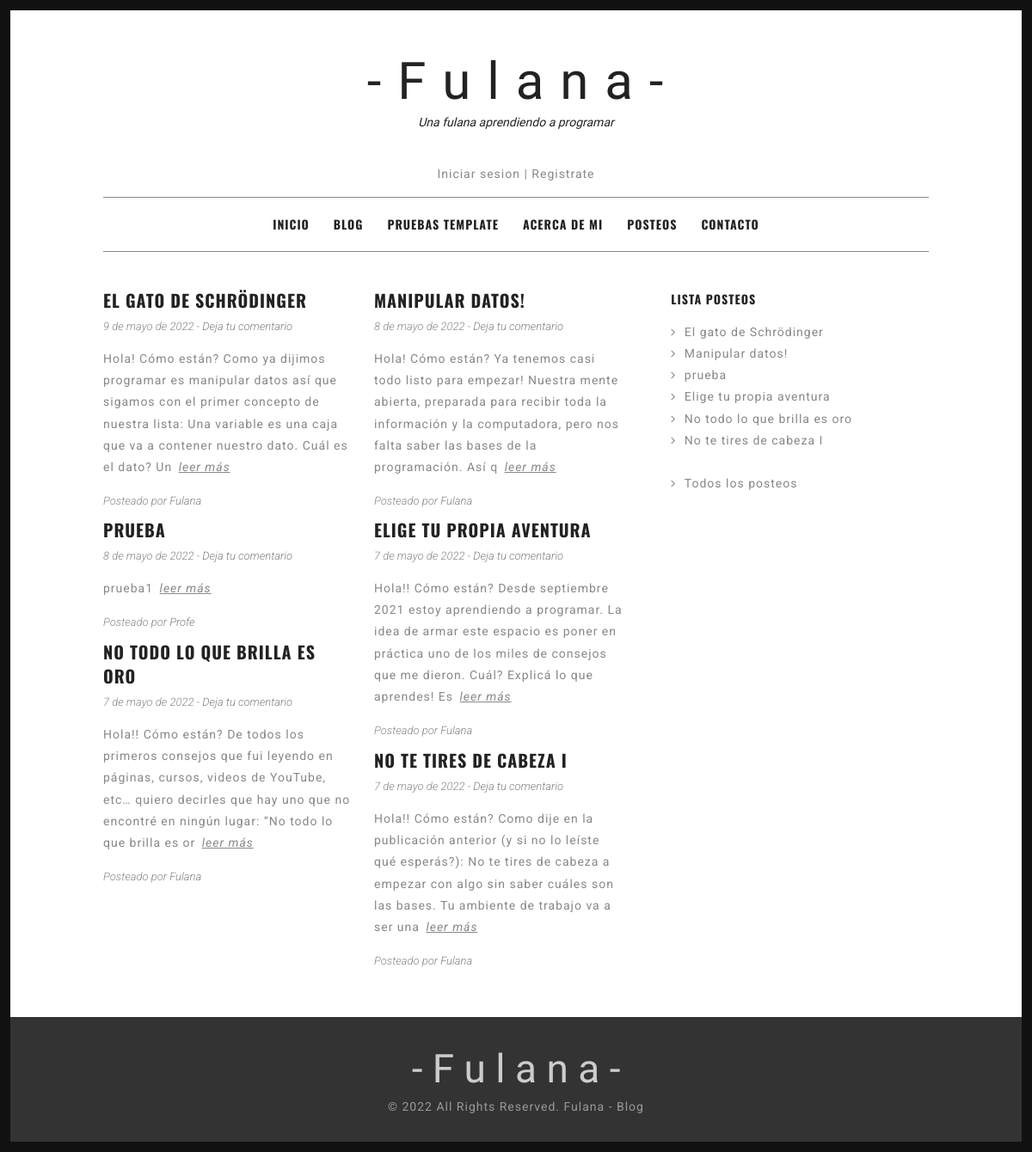
The app's page /AppFulana/blog, older data.
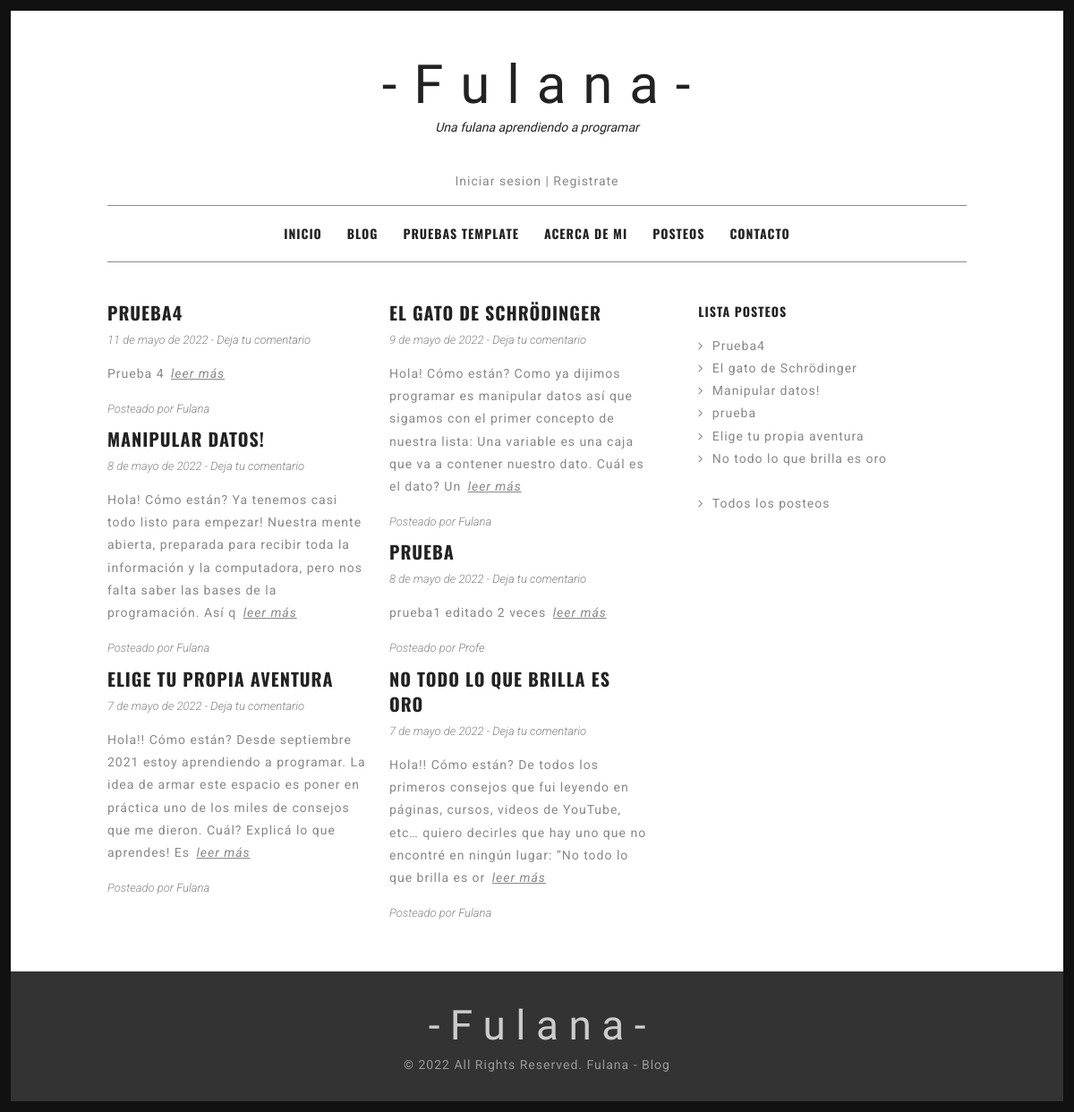
The same page, newer data.
### AppFulana/models.py (models this page shows, shortened)
class Posteo (models.Model):
    fechaPosteo = models.DateField()
    tituloPosteo = models.CharField(max_length=130)
    autorPosteo = models.ForeignKey(User, on_delete=models.CASCADE)
    bodyPosteo = models.TextField()
    class Meta:
        verbose_name = "Posteo"
        verbose_name_plural = "Posteos"

### AppFulana/views.py (the view)
# urls.py: path('blog', views.BlogVista.as_view(), name="Blog"),
class BlogVista (ListView):
    model = Posteo
    template_name = "AppFulana/blog.html"
    paginate_by = 6
    ordering = ['-fechaPosteo']

### AppFulana/templates/AppFulana/blog.html (shortened to what this page needs)
{% extends "AppFulana/padre.html" %}
{% load static %}
{% block contenidoModificable %}
<div id="content" class="site-content">
    <div id="primary" class="content-area column two-thirds">
        <main id="main" class="site-main" role="main">
        <div class="grid bloggrid">
            {% for posteo in object_list %}
            <article>
            <header class="entry-header">
            <h1 class="entry-title"><a href="{% url 'PostIndividual' posteo.id %}" rel="bookmark">{{ posteo.tituloPosteo }}</a></h1>
            <div class="entry-meta">
                <span class="posted-on"><time class="entry-date published">{{ posteo.fechaPosteo }}</time></span>
                <span class="comments-link"><a href="#">Deja tu comentario</a></span>
            </div>
            </header>
            <div class="entry-summary">
                <p>
                    {{ posteo.bodyPosteo|slice:":200"}} <a class="more-link" href="{% url 'PostIndividual' posteo.id %}">Leer más</a>
                </p>
            </div>
            <footer class="entry-footer">
            <span class="cat-links">
            Posteado por <a href="#" rel="category tag">{{posteo.autorPosteo}}</a>
            </span>
            </footer>
            </article>
            {% endfor %}
        </div>
        <nav class="pagination"></nav>
        </main>
    </div>
    <div id="secondary" class="column third">
        <div id="sidebar-1" class="widget-area" role="complementary">
            <aside id="recent-posts-2" class="widget widget_recent_entries">
            <h4 class="widget-title">Lista posteos</h4>
            <ul>{% for posteo in object_list %}
                <li>
                <a href="{% url 'PostIndividual' posteo.id %}">{{ posteo.tituloPosteo }}</a>
                </li>
                {%endfor%}
                <br>
                <li>
                <a href="{% url 'TodosLosPosteos' %}">Todos los posteos</a>
                </li>
            </ul>
            </aside>
        </div>
    </div>
</div>
</div>
{% endblock %}

Row changes from the older to the newer data that the page shows:
no longer on this page (row unchanged): Posteo: tituloPosteo "NO TE TIRES DE CABEZA I", fechaPosteo "7 de mayo de 2022", bodyPosteo "Hola!! Cómo están? Como dije en la publicación anterior (y si no lo leíste qué esperás?): No te tires de cabeza a empezar con algo sin saber cuáles son las bases. Tu ambiente de trabajo va a ser una", autorPosteo "Fulana", tituloPosteo "No te tires de cabeza I"
added Posteo: tituloPosteo "PRUEBA4", fechaPosteo "11 de mayo de 2022", bodyPosteo "Prueba 4", autorPosteo "Fulana", tituloPosteo "Prueba4"
changed Posteo "PRUEBA": bodyPosteo "prueba1" → "prueba1 editado 2 veces"
